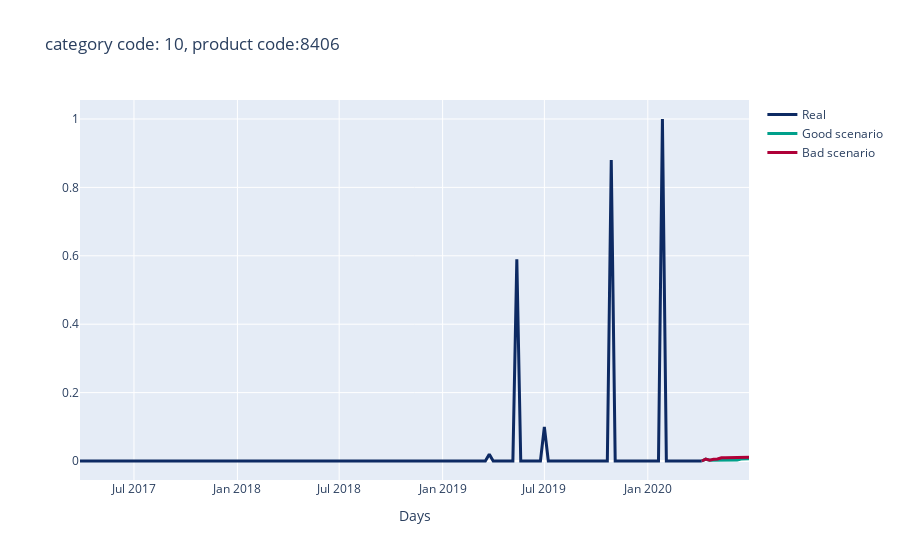
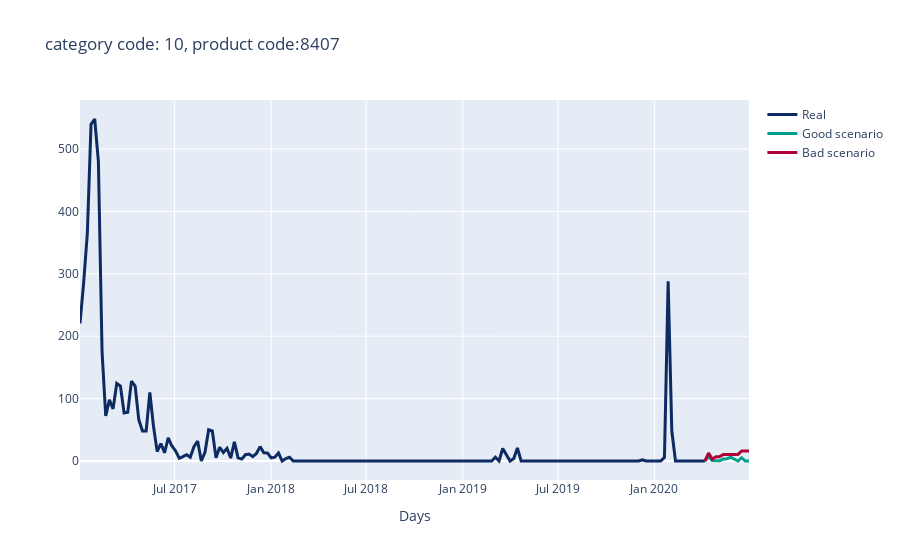
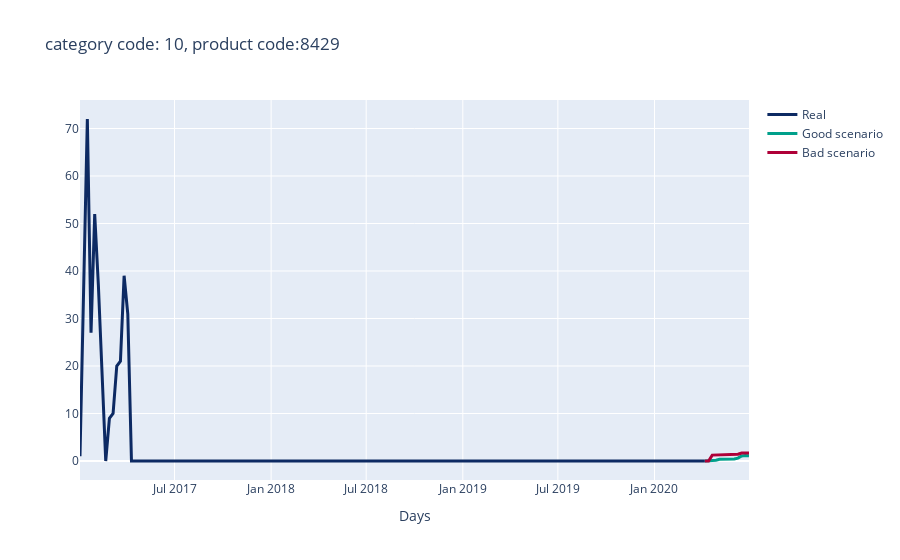
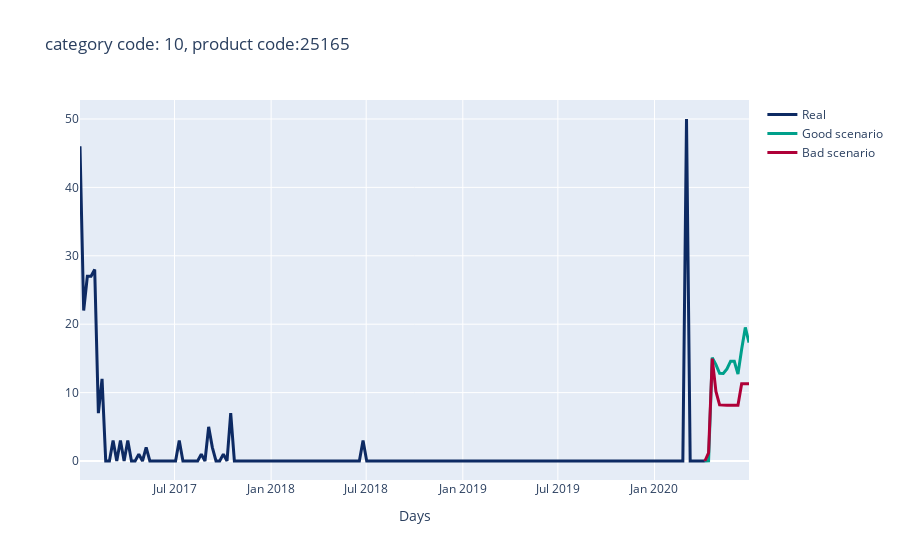

The code cell stored with these charts, in order, in its notebook:
### Code cell
for i in range(len(new_prod_data_10)):
    prod = new_prod_data_10[i]["product_code"][0]
    data_cb = pd.concat([new_prod_data_10[i], cov_data], axis = 1)[col] 
    data_cb_bad = pd.concat([bad_new_prod_data_10[i], cov_data], axis = 1)[col] 
    
    model = CatBoostRegressor(learning_rate=0.1, n_estimators=1000).fit(gb10.get_group(prod)[col], gb10.get_group(prod)["qty"].values, silent = True)
    
    
    new_qty = model.predict(data_cb)
    new_qty[new_qty < 0] = 0
    
    new_qty_bad = model.predict(data_cb_bad)
    new_qty_bad[new_qty_bad < 0] = 0
    
    old_qty = gb10.get_group(prod)["qty"].values
    y1 = old_qty.astype(float)
    y2 = np.concatenate(([old_qty.astype(float)[-1]], new_qty))
    y3 = np.concatenate(([old_qty.astype(float)[-1]], new_qty_bad))
    
    size = len(gb10.get_group(prod)["curr_week"].values) + 11
    date = datetime.datetime.strptime(gb10.get_group(prod)["curr_week"].values[0], '%d-%b-%Y')
    dates_new = []
    dates_new.append(date)
    for i in range(size):
        date += datetime.timedelta(days=7)
        dates_new.append(date)
        
    fig = go.Figure()
    fig.add_trace(go.Scatter(x=dates_new, y=y1,name = "Real", mode = "lines", line=dict(color='#0D2A63', width=3)))
    fig.add_trace(go.Scatter(x=dates_new[len(y1) - 1:], y=y2, name = "Good scenario", mode = "lines", line=dict(color='#00A08B', width=3)))
    fig.add_trace(go.Scatter(x=dates_new[len(y1) - 1:], y=y3,name = "Bad scenario", mode = "lines", line=dict(color='#AF0038', width=3)))
    fig.update_layout(title="category code: 10, product code:" + str(prod),
                       xaxis_title='Days')
    fig.show()

### Figure 1 — Plotly figure (JSON) as saved in the notebook; plotly's stock layout.template omitted (floating-point values rounded to 4 significant figures; data arrays with more than 128 entries replaced by an {"elided": "..."} marker saying what was removed)
{"data": [{"line": {"color": "#0D2A63", "width": 3}, "mode": "lines", "name": "Real", "type": "scatter", "x": {"elided": "171 str values"}, "y": {"elided": "159 float values"}}, {"line": {"color": "#00A08B", "width": 3}, "mode": "lines", "name": "Good scenario", "type": "scatter", "x": ["2020-04-06T00:00:00", "2020-04-13T00:00:00", "2020-04-20T00:00:00", "2020-04-27T00:00:00", "2020-05-04T00:00:00", "2020-05-11T00:00:00", "2020-05-18T00:00:00", "2020-05-25T00:00:00", "2020-06-01T00:00:00", "2020-06-08T00:00:00", "2020-06-15T00:00:00", "2020-06-22T00:00:00", "2020-06-29T00:00:00"], "y": [0, 0.005225, 0.002201, 0.00201, 0.001808, 0.001781, 0.001521, 0.003255, 0.002508, 0.00263, 0.005516, 0.007084, 0.006797]}, {"line": {"color": "#AF0038", "width": 3}, "mode": "lines", "name": "Bad scenario", "type": "scatter", "x": ["2020-04-06T00:00:00", "2020-04-13T00:00:00", "2020-04-20T00:00:00", "2020-04-27T00:00:00", "2020-05-04T00:00:00", "2020-05-11T00:00:00", "2020-05-18T00:00:00", "2020-05-25T00:00:00", "2020-06-01T00:00:00", "2020-06-08T00:00:00", "2020-06-15T00:00:00", "2020-06-22T00:00:00", "2020-06-29T00:00:00"], "y": [0, 0.005606, 0.002334, 0.005307, 0.005714, 0.009359, 0.009359, 0.009359, 0.009359, 0.009359, 0.01076, 0.01076, 0.01076]}], "layout": {"title": {"text": "category code: 10, product code:8406"}, "xaxis": {"title": {"text": "Days"}}}}

### Figure 2 — Plotly figure (JSON) as saved in the notebook; plotly's stock layout.template omitted (floating-point values rounded to 4 significant figures; data arrays with more than 128 entries replaced by an {"elided": "..."} marker saying what was removed)
{"data": [{"line": {"color": "#0D2A63", "width": 3}, "mode": "lines", "name": "Real", "type": "scatter", "x": {"elided": "183 str values"}, "y": {"elided": "171 float values"}}, {"line": {"color": "#00A08B", "width": 3}, "mode": "lines", "name": "Good scenario", "type": "scatter", "x": ["2020-04-06T00:00:00", "2020-04-13T00:00:00", "2020-04-20T00:00:00", "2020-04-27T00:00:00", "2020-05-04T00:00:00", "2020-05-11T00:00:00", "2020-05-18T00:00:00", "2020-05-25T00:00:00", "2020-06-01T00:00:00", "2020-06-08T00:00:00", "2020-06-15T00:00:00", "2020-06-22T00:00:00", "2020-06-29T00:00:00"], "y": [0, 7.141, 0.5887, 0.1408, 0.2435, 3.082, 3.419, 6.25, 3.489, 0, 5.216, 0, 0]}, {"line": {"color": "#AF0038", "width": 3}, "mode": "lines", "name": "Bad scenario", "type": "scatter", "x": ["2020-04-06T00:00:00", "2020-04-13T00:00:00", "2020-04-20T00:00:00", "2020-04-27T00:00:00", "2020-05-04T00:00:00", "2020-05-11T00:00:00", "2020-05-18T00:00:00", "2020-05-25T00:00:00", "2020-06-01T00:00:00", "2020-06-08T00:00:00", "2020-06-15T00:00:00", "2020-06-22T00:00:00", "2020-06-29T00:00:00"], "y": [0, 12.63, 2.971, 6.879, 6.742, 10.61, 10.61, 10.61, 10.61, 10.61, 16.09, 16.09, 16.09]}], "layout": {"title": {"text": "category code: 10, product code:8407"}, "xaxis": {"title": {"text": "Days"}}}}

### Figure 3 — Plotly figure (JSON) as saved in the notebook; plotly's stock layout.template omitted (floating-point values rounded to 4 significant figures; data arrays with more than 128 entries replaced by an {"elided": "..."} marker saying what was removed)
{"data": [{"line": {"color": "#0D2A63", "width": 3}, "mode": "lines", "name": "Real", "type": "scatter", "x": {"elided": "183 str values"}, "y": {"elided": "171 int values"}}, {"line": {"color": "#00A08B", "width": 3}, "mode": "lines", "name": "Good scenario", "type": "scatter", "x": ["2020-04-06T00:00:00", "2020-04-13T00:00:00", "2020-04-20T00:00:00", "2020-04-27T00:00:00", "2020-05-04T00:00:00", "2020-05-11T00:00:00", "2020-05-18T00:00:00", "2020-05-25T00:00:00", "2020-06-01T00:00:00", "2020-06-08T00:00:00", "2020-06-15T00:00:00", "2020-06-22T00:00:00", "2020-06-29T00:00:00"], "y": [0, 0.01797, 0.1567, 0.1817, 0.3445, 0.3325, 0.34, 0.4259, 0.4453, 0.6019, 1.068, 1.149, 1.108]}, {"line": {"color": "#AF0038", "width": 3}, "mode": "lines", "name": "Bad scenario", "type": "scatter", "x": ["2020-04-06T00:00:00", "2020-04-13T00:00:00", "2020-04-20T00:00:00", "2020-04-27T00:00:00", "2020-05-04T00:00:00", "2020-05-11T00:00:00", "2020-05-18T00:00:00", "2020-05-25T00:00:00", "2020-06-01T00:00:00", "2020-06-08T00:00:00", "2020-06-15T00:00:00", "2020-06-22T00:00:00", "2020-06-29T00:00:00"], "y": [0, 0, 1.239, 1.279, 1.386, 1.443, 1.443, 1.443, 1.443, 1.443, 1.693, 1.693, 1.693]}], "layout": {"title": {"text": "category code: 10, product code:8429"}, "xaxis": {"title": {"text": "Days"}}}}

### Figure 4 — Plotly figure (JSON) as saved in the notebook; plotly's stock layout.template omitted (floating-point values rounded to 4 significant figures; data arrays with more than 128 entries replaced by an {"elided": "..."} marker saying what was removed)
{"data": [{"line": {"color": "#0D2A63", "width": 3}, "mode": "lines", "name": "Real", "type": "scatter", "x": {"elided": "183 str values"}, "y": {"elided": "171 int values"}}, {"line": {"color": "#00A08B", "width": 3}, "mode": "lines", "name": "Good scenario", "type": "scatter", "x": ["2020-04-06T00:00:00", "2020-04-13T00:00:00", "2020-04-20T00:00:00", "2020-04-27T00:00:00", "2020-05-04T00:00:00", "2020-05-11T00:00:00", "2020-05-18T00:00:00", "2020-05-25T00:00:00", "2020-06-01T00:00:00", "2020-06-08T00:00:00", "2020-06-15T00:00:00", "2020-06-22T00:00:00", "2020-06-29T00:00:00"], "y": [0, 0.02192, 15.12, 14.09, 12.82, 12.81, 13.46, 14.6, 14.58, 12.71, 16.35, 19.53, 17.31]}, {"line": {"color": "#AF0038", "width": 3}, "mode": "lines", "name": "Bad scenario", "type": "scatter", "x": ["2020-04-06T00:00:00", "2020-04-13T00:00:00", "2020-04-20T00:00:00", "2020-04-27T00:00:00", "2020-05-04T00:00:00", "2020-05-11T00:00:00", "2020-05-18T00:00:00", "2020-05-25T00:00:00", "2020-06-01T00:00:00", "2020-06-08T00:00:00", "2020-06-15T00:00:00", "2020-06-22T00:00:00", "2020-06-29T00:00:00"], "y": [0, 1.188, 14.97, 10.16, 8.199, 8.139, 8.139, 8.139, 8.139, 8.139, 11.31, 11.31, 11.31]}], "layout": {"title": {"text": "category code: 10, product code:25165"}, "xaxis": {"title": {"text": "Days"}}}}
